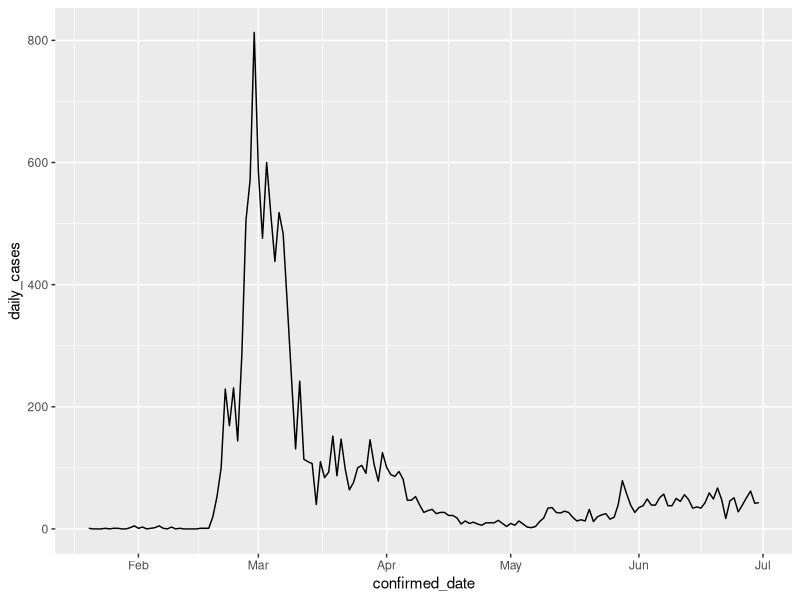

Recreate this plot in R. (Note: this script raises an error after producing the figure.)
library(magrittr)
library(data.table)
library(ggplot2)


# import files: Time, RKI data
time <- fread("./extData/Time.csv")
RKI_data <- fread("./extData/DE_InfectionCases.csv")

#total cases in Korea per day
time[,confirmed_date:=as.Date(date,"%d/%m/%y")]
time[, confirmed_date:= as.IDate(confirmed_date)]
ggplot(time, aes(x=confirmed_date, y=daily_cases)) +
  geom_line()

# total cases Germany
RKI_data <- RKI_data[, "Anzahl COVID-19-Fälle kumuliert" := NULL]
RKI_data

RKI_data_UsFormat <- RKI_data[, confirmed_date := as.Date(Berichtsdatum, format ="%d.%m.%y")]
#change date class to "IDate"
RKI_data_UsFormat[, confirmed_date:= as.IDate(confirmed_date)]
RKI_data_UsFormat <- RKI_data_UsFormat[, Berichtsdatum := NULL]
RKI_data_UsFormat
class(RKI_data_UsFormat$confirmed_date)


merge_GermanyUS <- merge(RKI_data_UsFormat, time, 
                         by = "confirmed_date", all.y = TRUE)


# plot
ggplot(merge_GermanyUS, aes(x=confirmed_date)) + geom_line(aes(y=`daily_cases`,color="Germany"))+
  geom_line(aes(y=`Anzahl Covid-Fälle pro Tag`,color="South Korea")) + labs(x= "confirmed date", y="daily cases")+
  geom_rect(aes(xmin=as.Date('2020-02-26'),xmax=as.Date('2020-03-15'),ymin=860,ymax=890,color="18 days"))+
  geom_rect(aes(xmin=as.Date('2020-03-10'),xmax=as.Date('2020-05-10'),ymin=6400,ymax=6430,color="61 days"))

